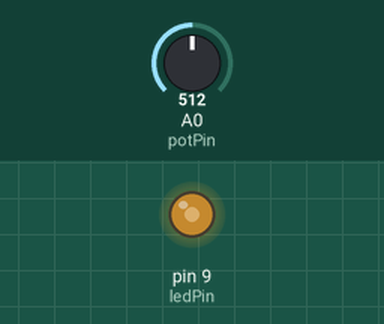
Simulated run of this sketch. Board: Arduino Uno, built with avr-gcc and run on an emulated ATmega328P. Parts: output pins drawn as LEDs (lit = HIGH). The inputs (shaded band) are chosen by the test bench; at power-on: A0 (potPin) = 512.

Above: at 1.2 s.
1.3 s: A0 (potPin) set to 716
At 2.3 s:
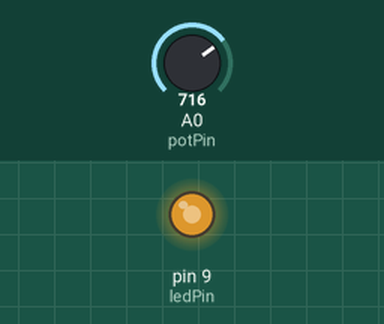
2.8 s: A0 (potPin) set to 900
At 3.4 s:
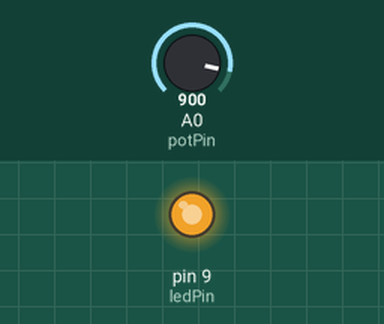
4.3 s: A0 (potPin) set to 122
At 4.6 s:
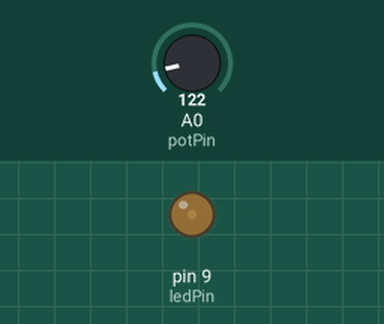
5.8 s: A0 (potPin) set to 0
At 6.9 s:
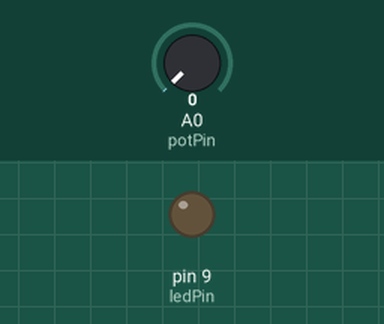
7.3 s: A0 (potPin) set to 511
At 8.1 s:
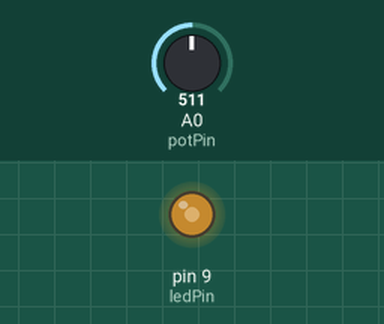
Timing chart, 0 to 9.8 s (numbered marks = the images above; inputs shaded):
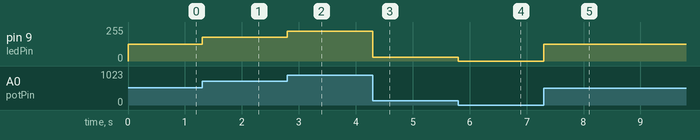

Measured:
- after the input at 1.3 s, pin 9 (ledPin): 127/255 → 178/255 at once
- after the input at 2.8 s, pin 9 (ledPin): 178/255 → 224/255 at once
- after the input at 4.3 s, pin 9 (ledPin): 224/255 → 30/255 at once
- after the input at 5.8 s, pin 9 (ledPin): 30/255 → 0/255 at once
- after the input at 7.3 s, pin 9 (ledPin): 0/255 → 127/255 at once

The sketch:

Potentiometer.ino
```cpp
int potPin = A0;
int ledPin = 9;

void setup() {
  pinMode(ledPin, OUTPUT);
}


void loop() {
  int potVal = analogRead(potPin);
  int ledVal = map(potVal, 0, 1023, 0, 255);
  analogWrite(ledPin, ledVal);
}
```
